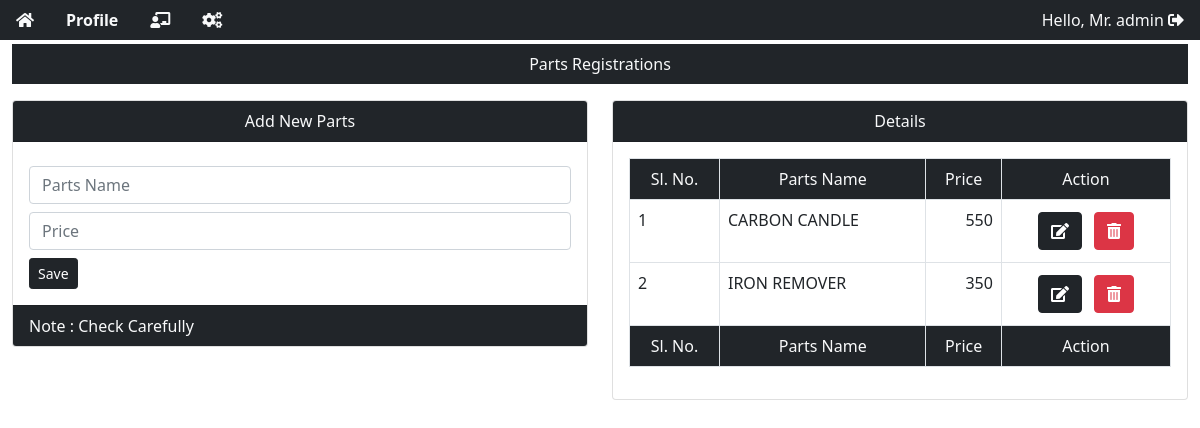
Page /profile/parts_reg/ (signed in) on the earlier database version.
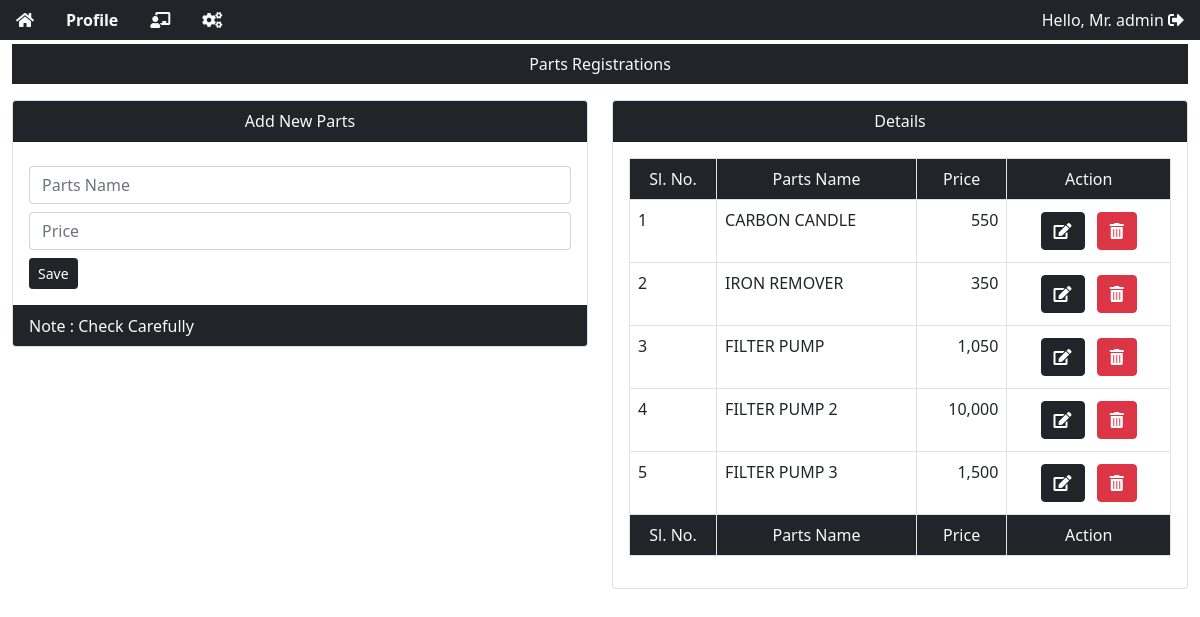
Same page on the later database version.
### app/models.py (models this page shows, shortened)
class partsName(models.Model):
    reqPartName = models.CharField(max_length=100)
    price = models.IntegerField()

### app/views.py (the view)
# urls.py: path('profile/parts_reg/', views.partsreg, name='partsreg'),
@login_required(login_url="/login")
def partsreg(request):
    if request.method == "POST":
        pts = partsNameForm(request.POST)
        if pts.is_valid():
            pts.save()
            return redirect("/profile/parts_reg")
    else:
        pts = partsNameForm()
        prt = partsName.objects.all()
    return render(request, "parts_reg.html", {"prt": prt})

### templates/parts_reg.html (shortened to what this page needs)
{% include "profilebase.html" %}
{% load humanize %}
{% block main %}
<div class="container-fluid">
  <div class="bg-dark mt-1">
    <p class="nav-link text-light text-center">Parts Registrations</p>
  </div>
  <div class="row">
    <div class="col-6">
      <div class="card">
        <div class="card-header bg-dark text-light text-center">
          Add New Parts
        </div>
        <div class="card-body">
          <form action="" method="post">
            <input
              class="form-control mt-2"
              type="text"
              name="reqPartName"
              placeholder="Parts Name"
              required
            />
            <input
              class="form-control mt-2"
              type="number"
              name="price"
              placeholder="Price"
              required
            />
            <button class="btn btn-dark btn-sm mt-2" type="submit">Save</button>
          </form>
        </div>
        <div class="card-footer bg-dark text-light">Note : Check Carefully</div>
      </div>
    </div>
    <div class="col-6">
      <div class="card">
        <div class="card-header bg-dark text-light text-center">Details</div>
        <div class="card-body">
          <table class="table table-bordered">
            <thead class="bg-dark text-light text-center">
              <tr>
                <td>Sl. No.</td>
                <td>Parts Name</td>
                <td>Price</td>
                <td>Action</td>
              </tr>
            </thead>
            {% for p in prt %}
            <tbody>
              <tr class="">
                <td>{{forloop.counter}}</td>
                <td>{{p.reqPartName | upper}}</td>
                <td class="text-end">{{p.price | intcomma}}</td>
                <td class="text-center">
                  <a class="btn btn-dark m-1" href=""
                    ><i class="fas fa-edit"></i
                  ></a>
                  <a
                    class="btn btn-danger m-1"
                    data-bs-toggle="modal"
                    data-bs-target="#partsRegModal"
                    ><i class="fa fa-trash-alt"></i>
                  </a>
                </td>
              </tr>
            </tbody>
            {% endfor %}
            <tfoot class="bg-dark text-light text-center">
              <tr>
                <td>Sl. No.</td>
                <td>Parts Name</td>
                <td>Price</td>
                <td>Action</td>
              </tr>
            </tfoot>
          </table>
        </div>
      </div>
    </div>
  </div>
</div>
{% endblock %}

Differences in the rows shown:
added partsName: reqPartName "FILTER PUMP", price "1,050"
added partsName: reqPartName "FILTER PUMP 2", price "10,000"
added partsName: reqPartName "FILTER PUMP 3", price "1,500"
